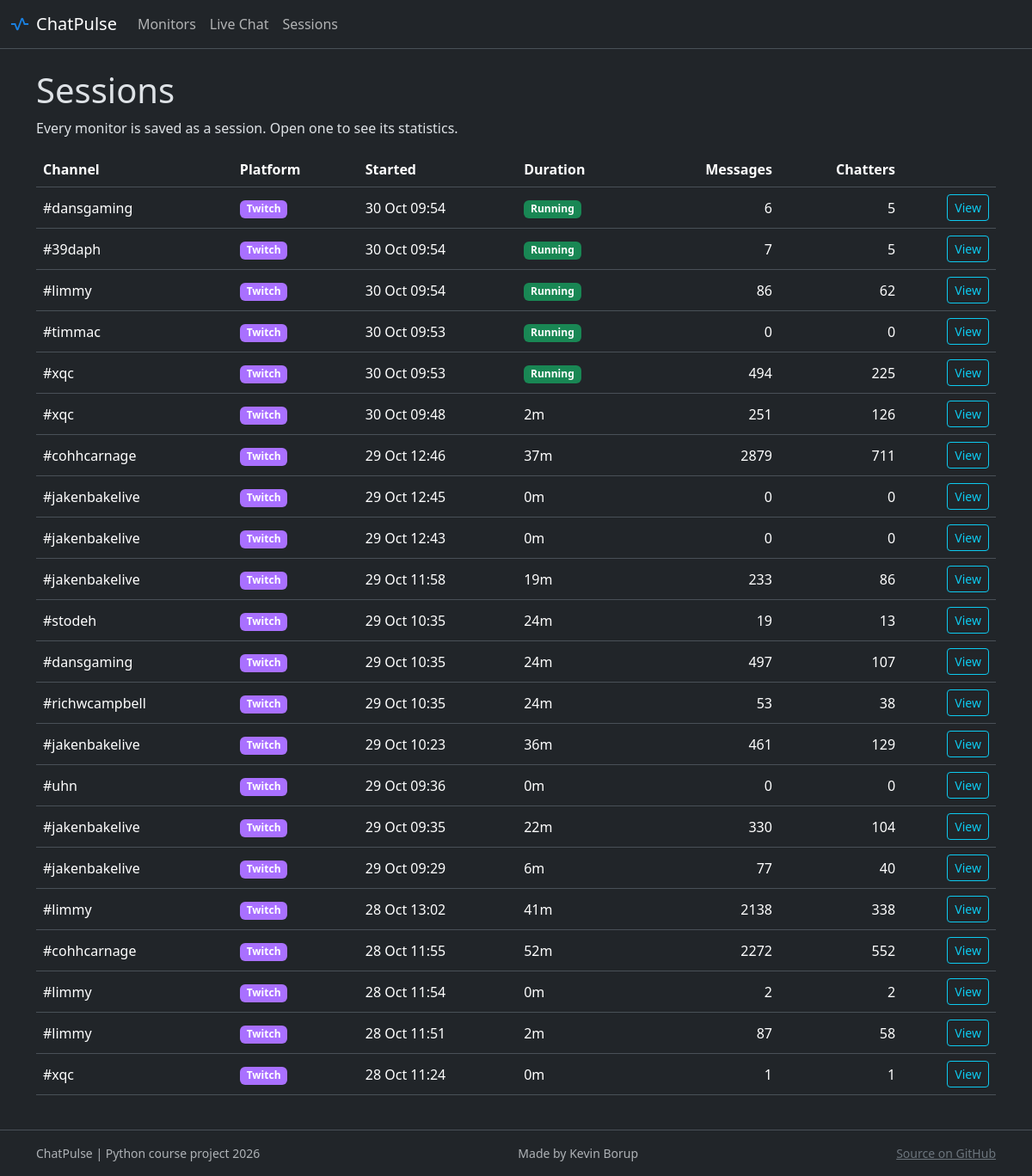
Page /sessions on the committed database.
### tables this page shows
CREATE TABLE channel (
    id       INTEGER PRIMARY KEY,
    platform TEXT NOT NULL,
    login    TEXT NOT NULL,
    UNIQUE (platform, login)
) STRICT;

### routes/pages.py (the view)
    @bp.route("/sessions")
    def sessions():
        return render_template("sessions.html", title="ChatPulse | Sessions", sessions=session_service.get_all_stats())

### models/stats.py (called while the page is built)
    @property
    def channel_login(self) -> str:
        return self.channel.login

    @property
    def platform(self) -> str:
        return self.channel.platform

    @property
    def duration(self) -> timedelta | None:
        if self.ended_at is None:
            return None
        return self.ended_at - self.started_at

    @property
    def formatted_duration(self) -> str:
        if self.duration is not None:
            minutes = int(self.duration.total_seconds()) // 60
            hours, minutes = divmod(minutes, 60)
            return f"{hours}h {minutes:02}m" if hours else f"{minutes}m"
        return "Running"

### repositories/base_repository.py (called while the page is built)
    def _connect(self) -> sqlite3.Connection:
        conn = sqlite3.connect(self._db_path)
        conn.row_factory = sqlite3.Row
        return conn

### repositories/session_repository.py (called while the page is built)
def _to_session_stats(row: dict) -> SessionStats:
    channel = Channel(row["channel_id"], row["platform"], row["channel_login"])
    return SessionStats(id = row["id"],
                        channel = channel,
                        messages = row["messages"],
                        chatters = row["chatters"],
                        started_at=datetime.fromtimestamp(row["started_at"] / 1000, tz=timezone.utc),
                        ended_at=(datetime.fromtimestamp(row["ended_at"] / 1000, tz=timezone.utc)
                            if row["ended_at"] is not None else None))

    def get_all_stats(self) -> list[SessionStats]:
        with closing(self._connect()) as conn:
            return [_to_session_stats(row) for row in conn.execute(_SELECT_ALL_STATS).fetchall()]

### services/platform_service.py (called while the page is built)
   def get_platform_color(self, platform_name: str) -> str:
       match platform_name.lower():
            case "twitch":
                return Twitch.color
            case _:
                raise UnsupportedPlatformError(platform_name)

### services/session_service.py (called while the page is built)
    def get_all_stats(self) -> list[SessionStats]:
        sessions = self._session_repo.get_all_stats()
        for session in sessions:
            session.platform_color = self._platform_service.get_platform_color(session.channel.platform)
        return sessions

### templates/sessions.html
{% extends "base.html" %}
{% block content %}
    <h1>Sessions</h1>
    <p>Every monitor is saved as a session. Open one to see its statistics.</p>
    <div class="table-responsive">
        <table class="table align-middle">
            <thead>
                <tr>
                    <th scope="col">Channel</th>
                    <th scope="col">Platform</th>
                    <th scope="col">Started</th>
                    <th scope="col">Duration</th>
                    <th scope="col" class="text-end">Messages</th>
                    <th scope="col" class="text-end">Chatters</th>
                    <th scope="col"><span class="visually-hidden">Open</span></th>
                </tr>
            </thead>
            <tbody>
                {% for s in sessions %}
                <tr>
                    <td>#{{ s.channel_login }}</td>
                    <td><span class="badge" style="background-color: {{ s.platform_color }}">{{ s.platform.title() }}</span></td>
                    <td>{{ s.started_at.astimezone().strftime("%d %b %H:%M")  }}</td>
                    <td>
                        {% if s.ended_at %}
                        {{ s.formatted_duration }}
                        {% else %}
                        <span class="badge text-bg-success">Running</span>
                        {% endif %}
                    </td>
                    <td class="text-end">{{ s.messages }}</td>
                    <td class="text-end">{{ s.chatters }}</td>
                    <td class="text-end">
                        <a href="{{ url_for('pages.session_details', session_id=s.id) }}" class="btn btn-sm btn-outline-info">View</a>
                    </td>
                </tr>
                {% else %}
                <tr>
                    <td colspan="7" class="text-body-secondary">No sessions yet.</td>
                </tr>
                {% endfor %}
            </tbody>
        </table>
    </div>
{% endblock %}

### templates/base.html (shortened to what this page needs)
<!DOCTYPE html>
<html lang="en" data-bs-theme="dark">
    <head>
        <link href="https://cdn.jsdelivr.net/npm/bootstrap@5.3.8/dist/css/bootstrap.min.css" rel="stylesheet">
    </head>
    <body class="d-flex flex-column min-vh-100">
        <nav class="navbar navbar-expand-md border-bottom">
            <div class="container-fluid">
                <a href="{{ url_for('pages.monitors') }}" class="navbar-brand d-flex align-items-center gap-2">
                    <img src="{{ url_for('static', filename='pulse.svg') }}" alt="" width="22" height="22">
                    ChatPulse
                </a>
                <div class="collapse navbar-collapse" id="mainNav">
                    <div class="navbar-nav">
                        <a class="nav-link" href="{{ url_for('pages.monitors') }}">Monitors</a>
                        <a class="nav-link" href="{{ url_for('pages.livechat') }}">Live Chat</a>
                        <a class="nav-link" href="{{ url_for('pages.sessions') }}">Sessions</a>
                    </div>
                </div>
            </div>
        </nav>
        <div class="container py-4">
            {% block content %}{% endblock %}
        </div>
        <footer class="mt-auto border-top py-3">
            <div class="container d-flex flex-wrap justify-content-between gap-2 small text-body-secondary">
                <span>ChatPulse | Python course project 2026</span>
                <span>Made by Kevin Borup</span>
                <a href="https://github.com/KBorupH/ChatPulse" class="link-secondary">Source on GitHub</a>
            </div>
        </footer>
    </body>
</html>

### rows in the picture
channel: channel_login "dansgaming" "dansgaming", platform "Twitch" "Twitch"
channel: channel_login "39daph", platform "Twitch"
channel: channel_login "limmy" "limmy" "limmy" "limmy", platform "Twitch" "Twitch" "Twitch" "Twitch"
channel: channel_login "timmac", platform "Twitch"
channel: channel_login "xqc" "xqc" "xqc", platform "Twitch" "Twitch" "Twitch"
channel: channel_login "cohhcarnage" "cohhcarnage", platform "Twitch" "Twitch"
channel: channel_login "jakenbakelive" "jakenbakelive" "jakenbakelive" "jakenbakelive" "jakenbakelive" "jakenbakelive", platform "Twitch" "Twitch" "Twitch" "Twitch" "Twitch" "Twitch"
channel: channel_login "stodeh", platform "Twitch"
channel: channel_login "richwcampbell", platform "Twitch"
channel: channel_login "uhn", platform "Twitch"

### other values in the picture
{{ s.started_at.astimezone().strftime("%d %b %H:%M") }} "30 Oct 09:54" "30 Oct 09:54" "30 Oct 09:54" "30 Oct 09:53" "30 Oct 09:53" "30 Oct 09:48" "29 Oct 12:46" "29 Oct 12:45" "29 Oct 12:43" "29 Oct 11:58" "29 Oct 10:35" "29 Oct 10:35" "29 Oct 10:35" "29 Oct 10:23" "29 Oct 09:36" "29 Oct 09:35" "29 Oct 09:29" "28 Oct 13:02" "28 Oct 11:55" "28 Oct 11:54" "28 Oct 11:51" "28 Oct 11:24"
{{ s.messages }} "6" "7" "86" "0" "494" "251" "2879" "0" "0" "233" "19" "497" "53" "461" "0" "330" "77" "2138" "2272" "2" "87" "1"
{{ s.chatters }} "5" "5" "62" "0" "225" "126" "711" "0" "0" "86" "13" "107" "38" "129" "0" "104" "40" "338" "552" "2" "58" "1"
{{ s.formatted_duration }} "2m" "37m" "0m" "0m" "19m" "24m" "24m" "24m" "36m" "0m" "22m" "6m" "41m" "52m" "0m" "2m" "0m"
